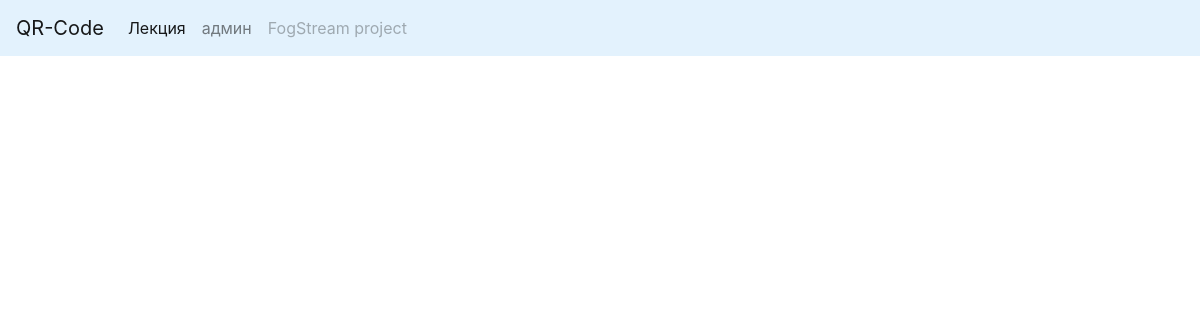
Before: /lecture/ with the older database file.
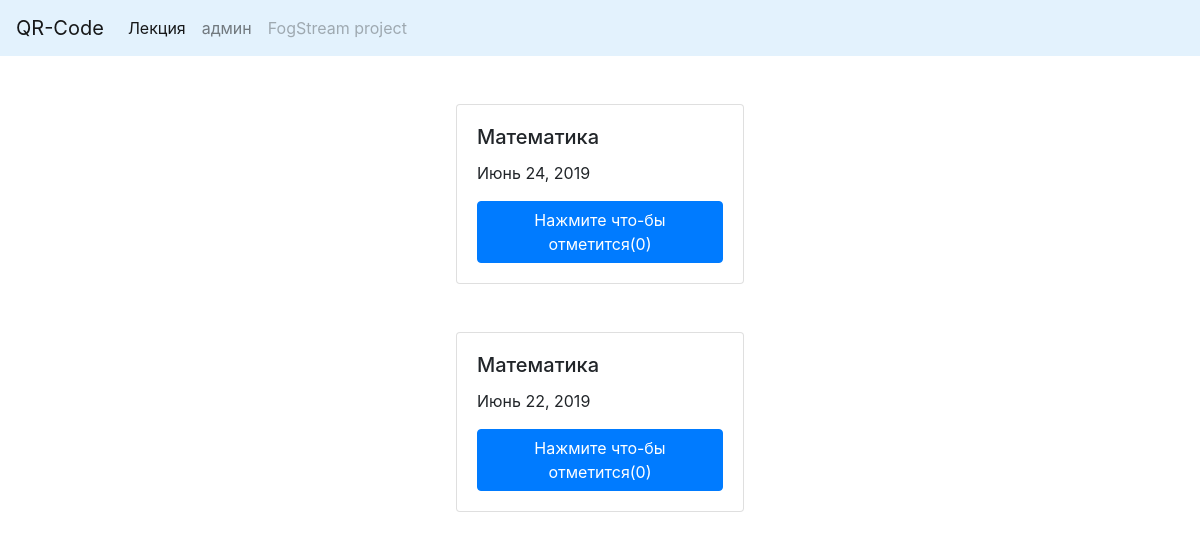
After: the same page with the newer database file.
### testpages/models.py (models this page shows, shortened)
class Lecture(models.Model):
    title = models.CharField(max_length=50)
    date = models.DateField(auto_created=True)
    visiters = models.BigIntegerField(default=0)

### testpages/views.py (the view)
# urls.py: path('lecture/', lecture_page, name='lecture_url'), # страница с лекциями
def lecture_page(request):
    lectures = Lecture.objects.all()
    return render(request, 'testpages/lecture.html', context={'lectures':lectures})

### testpages/templates/testpages/lecture.html (shortened to what this page needs)
{% extends 'testpages/base_page.html' %}
{% load qr_code %}
{% block content %}
        {% for lecture in lectures %}
                <div class="card mt-5 ml-auto mr-auto" style="width: 18rem;">
      <div class="card-body">
        <h5 class="card-title">{{ lecture.title }}</h5>
        <p class="card-text"> {{ lecture.date}} </p>
        <a href="{% url 'thx_url'%}" class="btn btn-primary"> Нажмите что-бы отметится({{lecture.visiters}})</a>
      </div>
    </div>
        {% endfor %}
{% endblock %}

### testpages/templates/testpages/base_page.html (shortened to what this page needs)
{% extends 'base.html' %}

### templates/base.html (shortened to what this page needs)
<!DOCTYPE html>
<html lang="en">
<head>
    <link rel="stylesheet"
          href="https://stackpath.bootstrapcdn.com/bootstrap/4.3.1/css/bootstrap.min.css"
>
</head>
<body>
<nav class="navbar navbar-expand-lg navbar-light" style="background-color: #e3f2fd;" >
  <a class="navbar-brand" href="{% url 'qr_page_url' %}">QR-Code</a>
  <div class="collapse navbar-collapse" id="navbarSupportedContent">
    <ul class="navbar-nav mr-auto">
      <li class="nav-item active">
        <a class="nav-link" href="{% url 'lecture_url' %}"> Лекция <span class="sr-only">(current)</span></a>
      </li>
      <li class="nav-item">
        <a class="nav-link" href="/admin">админ</a>
      </li>
      <li class="nav-item">
        <a class="nav-link disabled" href="#" tabindex="-1" aria-disabled="true">FogStream project</a>
      </li>
    </ul>
  </div>
</nav>
    {% block content %}{% endblock %}
</body>
</html>

Changed rows visible on the page:
added Lecture: title "Математика", date "Июнь 24, 2019", visiters "0"
added Lecture: title "Математика", date "Июнь 22, 2019", visiters "0"
